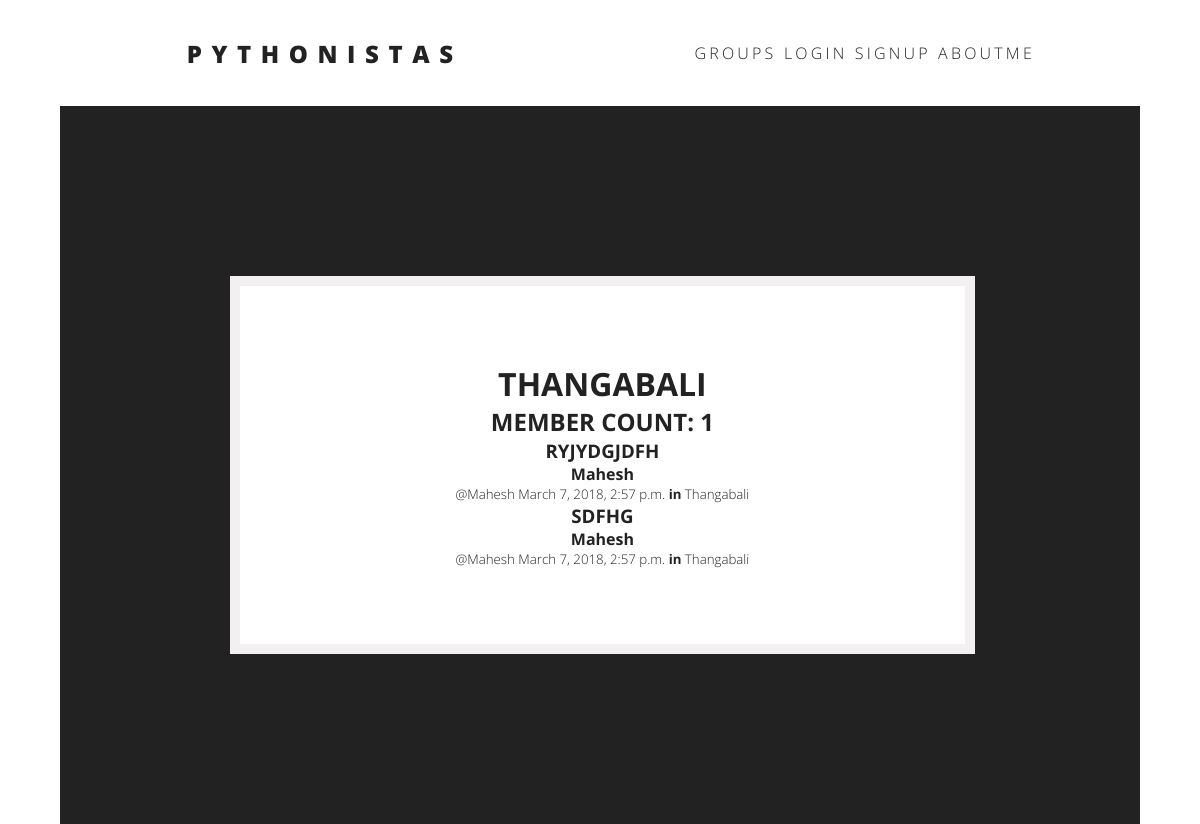
Screenshot of /groups/posts/in/thangabali/ with the database file from the repository.
### groups/models.py (models this page shows, shortened)
class Group(models.Model):
    name = models.CharField(max_length=255, unique=True)
    slug = models.SlugField(allow_unicode=True, unique=True)
    description = models.TextField(blank=True, default='')
    description_html = models.TextField(editable=False, default='', blank=True)
    members = models.ManyToManyField(User,through="GroupMember")
    class Meta:
        ordering = ["name"]

### posts/models.py (models this page shows, shortened)
class Post(models.Model):
    user = models.ForeignKey(User, related_name="posts",on_delete=models.CASCADE)
    created_at = models.DateTimeField(auto_now=True)
    message = models.TextField()
    message_html = models.TextField(editable=False)
    group = models.ForeignKey(Group, related_name="posts",null=True, blank=True,on_delete=models.CASCADE)
    class Meta:
        ordering = ["-created_at"]
        unique_together = ["user", "message"]

### groups/views.py (the view)
# urls.py: url(r"^posts/in/(?P<slug>[-\w]+)/$",views.SingleGroup.as_view(),name="single"),
class SingleGroup(generic.DetailView):
    model = Group

### groups/templates/groups/group_detail.html (shortened to what this page needs)
{% extends "groups/group_base.html" %}
{% load staticfiles %}
{% block pregroup %}
<head>
	<link rel="stylesheet" href="{% static 'css/group-detail.css' %}">
</head>
<div class="main-header">
  <div class="floating-box">
<h1>{{group.name}}</h1>
<h2> Member Count: {{group.members.count}}</h2>
{% endblock %}
{% block group_content %}
	{% if group.posts.count == 0 %}
	<h2>No posts in this group yet!</h2>
	{% else %}
		{% for post in group.posts.all %}
			{% include "posts/_post.html" %}
		{% endfor %}
	{% endif %}
{% endblock %}

### posts/templates/posts/_post.html (shortened to what this page needs)
<div class="post media">
	<h3>{{ post.message_html|safe }}</h3>
	<div class="media-body">
		<strong>{{ post.user.username }}</strong>
		<h5 class="media-heading">
			<span class="username"><a href="{% url 'posts:for_user' username=post.user.username %}">@{{ post.user.username }}</a></span>
			<time class="time"><a href="{% url 'posts:single' username=post.user.username pk=post.pk %}">{{ post.created_at }}</a></time>
			{% if post.group %}
			<span class="group-name">in <a href="#">{{ post.group.name }}</a></span>
			{% endif %}
		</h5>
	</div>
</div>

### static/css/main.css (style rules this page uses)
* { box-sizing: border-box; -webkit-box-sizing: border-box; -moz-box-sizing: border-box; -ms-box-sizing: border-box; -o-box-sizing: border-box; padding: 0; margin: 0; list-style-type: none; }
body { background-color: white; font-family: 'Open Sans', Helvetica, Verdana, sans-serif; color: #222; font-size: 16px; width: 100%; height: 100%; }
a { text-decoration: none; color: inherit; font-weight: 300; }
h1, h2, h3 { text-transform: uppercase }
.floating-box { display: inline-block; width: 90%; height: auto; margin: 10px; border: 3px solid #73AD21; }
.main-header { width: 100%; padding: 20vh; height: 100%; background-color: #222; }

### static/css/group-detail.css (style rules this page uses)
* { box-sizing: border-box; -webkit-box-sizing: border-box; -moz-box-sizing: border-box; -ms-box-sizing: border-box; -o-box-sizing: border-box; padding: 0; margin: 0; list-style-type: none; }
body { background-color: white; font-family: 'Open Sans', Helvetica, Verdana, sans-serif; color: #222; font-size: 16px; width: 100%; height: 100%; }
a { text-decoration: none; color: inherit; font-weight: 300; }
h1, h2, h3 { text-transform: uppercase }
.floating-box { display: inline-block; width: 98%; height: auto; margin: 10px; border: 10px solid #f2f0f0; text-align: center; background-color: white;padding: 10%; }

### rows the page displays
Group: name "THANGABALI", members.count "1"
Post: message_html "RYJYDGJDFH", user.username "Mahesh", created_at "March 7, 2018, 2:57 p.m.", group.name "Thangabali"
Post: message_html "SDFHG", user.username "Mahesh", created_at "March 7, 2018, 2:57 p.m.", group.name "Thangabali"
